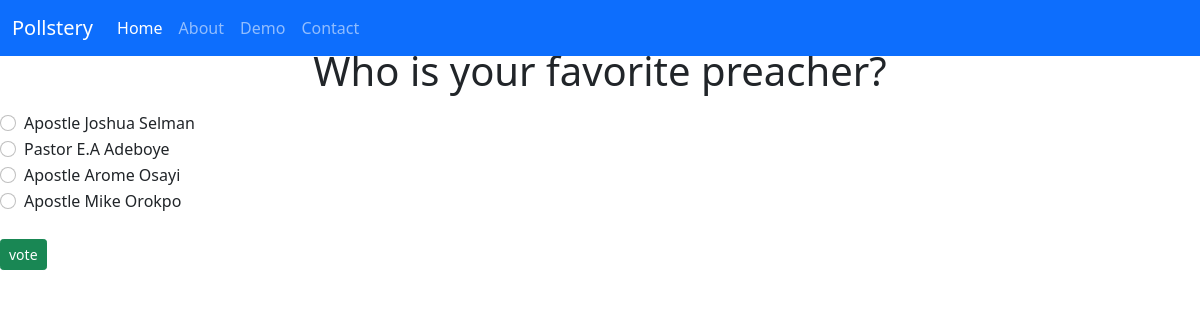
The page /polls/6/ on the database its author committed.
### polls/models.py (models this page shows, shortened)
class Question(models.Model):
    question_text = models.CharField(max_length=200)
    pub_date = models.DateTimeField('date published')

class Choice(models.Model):
    question = models.ForeignKey(Question, on_delete=models.CASCADE)
    choice_text = models.CharField(max_length=200)
    votes = models.IntegerField(default=0)

### polls/views.py (the view)
# urls.py: path('<int:question_id>/', views.detail, name='detail'),
def detail(request, question_id):
    try:
        question = Question.objects.get(pk= question_id)
    except Question.DoesNotExist:
        raise Http404("Question Does Not Exists")
    return render(request, 'polls/detail.html', {'question': question})

### templates/polls/detail.html (shortened to what this page needs)
{% extends 'base.html' %}
{% block content %}
    <a class="btn btn-secondary btn-sm mb-3" href="{% url 'polls:index' %}">Back to Polls</a>
    <h1 class="text-center mb-3">{{ question.question_text }}</h1>
    <form action="{% url 'polls:vote' question.id %}" method="POST">
        {% for choice in question.choice_set.all %}
            <div class="form-check">
                <input
                type="radio"
                name="choice"
                class="form-check-input"
                id="choice{{ forloop.counter }}"
                value="{{ choice.id }}"
                />
                <label for="choice{{ forloop.counter }}">{{ choice.choice_text }}</label>
            </div>
        {% endfor %}
        <input type="submit" value="vote" class="btn btn-success btn-sm mt-4">
    </form>
{% endblock %}

### rows shown on the page
Question: question_text "Who is your favorite preacher?"
Choice: choice_text "Apostle Joshua Selman"
Choice: choice_text "Pastor E.A Adeboye"
Choice: choice_text "Apostle Arome Osayi"
Choice: choice_text "Apostle Mike Orokpo"
